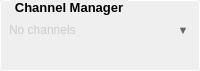
             <widget class="QGroupBox" name="channelManagerGroupBox">
              <property name="sizePolicy">
               <sizepolicy hsizetype="Fixed" vsizetype="Fixed">
                <horstretch>0</horstretch>
                <verstretch>0</verstretch>
               </sizepolicy>
              </property>
              <property name="minimumSize">
               <size>
                <width>180</width>
                <height>71</height>
               </size>
              </property>
              <property name="maximumSize">
               <size>
                <width>200</width>
                <height>71</height>
               </size>
              </property>
              <property name="font">
               <font>
                <pointsize>10</pointsize>
                <bold>true</bold>
               </font>
              </property>
              <property name="styleSheet">
               <string notr="true">QGroupBox {
            border: 1px solid #ffffff;
            border-radius: 4px;
            margin-top: 0.5em;
            padding-top: 0.5em;
        }

        QGroupBox::title {
            subcontrol-origin: margin;
            left: 10px;
            padding: 0 3px 0 3px;
        }</string>
              </property>
              <property name="title">
               <string>Channel Manager</string>
              </property>
              <layout class="QVBoxLayout" name="channelManagerLayout">
               <property name="spacing">
                <number>2</number>
               </property>
               <property name="leftMargin">
                <number>8</number>
               </property>
               <property name="topMargin">
                <number>16</number>
               </property>
               <property name="rightMargin">
                <number>8</number>
               </property>
               <property name="bottomMargin">
                <number>4</number>
               </property>
               <item>
                <layout class="QHBoxLayout" name="channelManagerHeaderLayout">
                 <property name="spacing">
                  <number>4</number>
                 </property>
                 <item>
                  <widget class="QLabel" name="channelManagerSummaryLabel">
                   <property name="sizePolicy">
                    <sizepolicy hsizetype="Expanding" vsizetype="Preferred">
                     <horstretch>0</horstretch>
                     <verstretch>0</verstretch>
                    </sizepolicy>
                   </property>
                   <property name="font">
                    <font>
                     <pointsize>9</pointsize>
                     <bold>false</bold>
                    </font>
                   </property>
                   <property name="styleSheet">
                    <string notr="true">color: #cccccc;</string>
                   </property>
                   <property name="text">
                    <string>No channels</string>
                   </property>
                  </widget>
                 </item>
                 <item>
                  <widget class="QPushButton" name="channelManagerExpandBtn">
                   <property name="sizePolicy">
                    <sizepolicy hsizetype="Fixed" vsizetype="Fixed">
                     <horstretch>0</horstretch>
                     <verstretch>0</verstretch>
                    </sizepolicy>
                   </property>
                   <property name="minimumSize">
                    <size>
                     <width>16</width>
                     <height>16</height>
                    </size>
                   </property>
                   <property name="maximumSize">
                    <size>
                     <width>16</width>
                     <height>16</height>
                    </size>
                   </property>
                   <property name="font">
                    <font>
                     <pointsize>8</pointsize>
                     <bold>false</bold>
                    </font>
                   </property>
                   <property name="cursor">
                    <cursorShape>PointingHandCursor</cursorShape>
                   </property>
                   <property name="toolTip">
                    <string>Click to expand channel list</string>
                   </property>
                   <property name="styleSheet">
                    <string notr="true">QPushButton {
    background-color: transparent;
    color: #666666;
    border: none;
}
QPushButton:hover {
    color: #aaaaaa;
}</string>
                   </property>
                   <property name="text">
                    <string>▼</string>
                   </property>
                  </widget>
                 </item>
                </layout>
               </item>
               <item>
                <widget class="QLabel" name="channelManagerPreviewLabel">
                 <property name="minimumSize">
                  <size>
                   <width>0</width>
                   <height>14</height>
                  </size>
                 </property>
                 <property name="maximumSize">
                  <size>
                   <width>16777215</width>
                   <height>14</height>
                  </size>
                 </property>
                 <property name="font">
                  <font>
                   <pointsize>8</pointsize>
                   <bold>false</bold>
                  </font>
                 </property>
                 <property name="styleSheet">
                  <string notr="true">color: #888888;</string>
                 </property>
                 <property name="text">
                  <string/>
                 </property>
                 <property name="wordWrap">
                  <bool>true</bool>
                 </property>
                </widget>
               </item>
              </layout>
             </widget>
